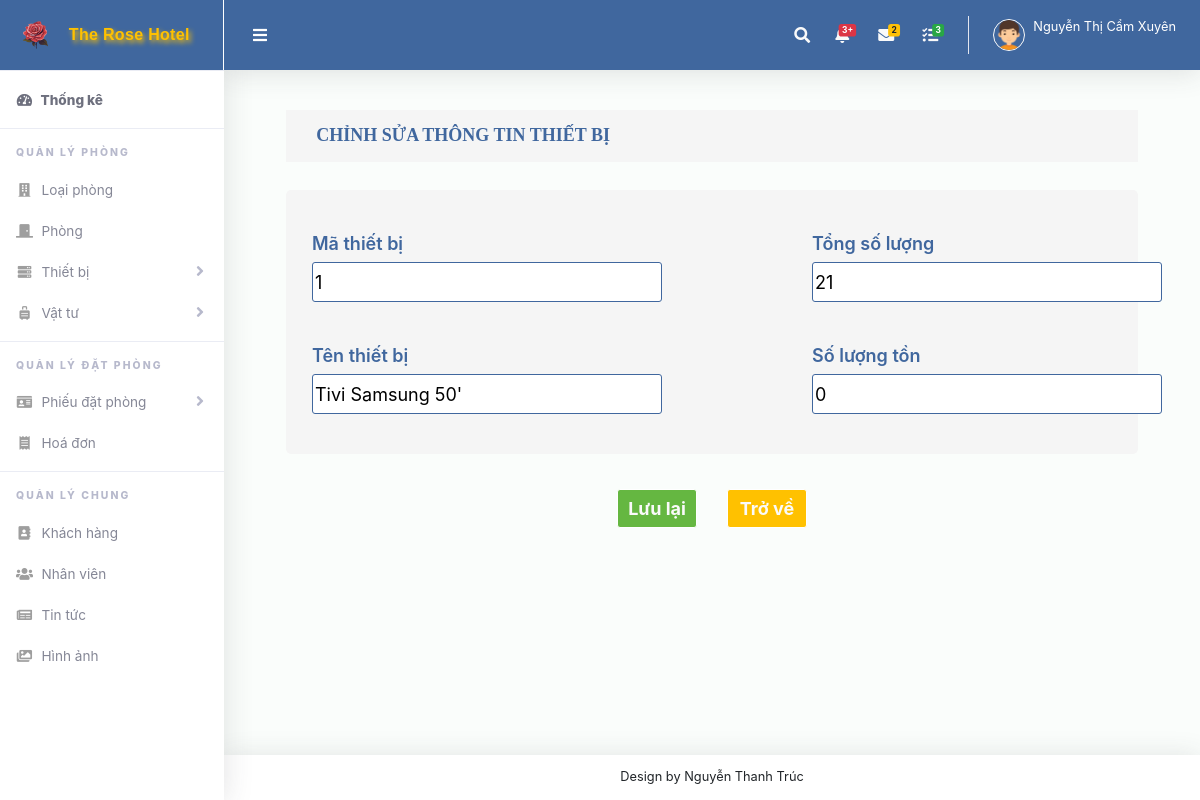
Page /suaQLTB.php?user=1 (signed in) on the committed database.
### tables this page shows
CREATE TABLE `thiet_bi` (
  `ma_thiet_bi` int(11) NOT NULL,
  `ten_thiet_bi` varchar(100) NOT NULL,
  `so_luong_tong` int(11) NOT NULL,
  `so_luong_ton` int(11) NOT NULL
);

### suaQLTB.php (the view)
<?php
include ("header.php");
include ("ketnoi.php");
$usern = $_REQUEST["user"];
$sql = "SELECT * FROM thiet_bi WHERE ma_thiet_bi = '" . $usern . "'";
$kq = mysqli_query($conn, $sql) or die("Không thể sửa thông tin thiết bị" . mysqli_error());
$row = mysqli_fetch_array($kq);
?>
<link rel="stylesheet" href="css/chinhsua.css" type="text/css" />
<form enctype="multipart/form-data" action="xulysuaQLTB.php" name="xulysuaQLTB" method="post">
    <div class="text">
        <h4>
            CHỈNH SỬA THÔNG TIN THIẾT BỊ
        </h4>
    </div>
    <div class="themmoi">
        <div class="them">
            <div class="thema">
                <span>Mã thiết bị</span>
                <input type="text" name="ma_thiet_bi" readonly value="<?php echo $row["ma_thiet_bi"]; ?>" />
            </div>
            <div class="thema">
                <span>Tên thiết bị</span>
                <input type="text" name="ten_thiet_bi" value="<?php echo $row["ten_thiet_bi"]; ?>" />
            </div>
        </div>
        <div class="them">
            <div class="thema">
                <span>Tổng số lượng</span>
                <input type="text" name="so_luong_tong" value="<?php echo $row["so_luong_tong"]; ?>" />
            </div>
            <div class="thema">
                <span>Số lượng tồn</span>
                <input type="text" name="so_luong_ton" value="<?php echo $row["so_luong_ton"]; ?>" />
            </div>
        </div>
    </div>
    <div class="luulai">
        <input type="submit" name="luu" value="Lưu lại" />
        <button type="button" onclick="window.location.href='QLTB.php'">Trở về</button>
    </div>
</form>
<?php
include ("footer.php")
    ?>

### css/chinhsua.css (style rules this page uses)
.text { height: 60px; font-size: medium; display: flex; margin-top: 40px; gap: 15px; justify-content: center; }
.text h4 { font-family: Tahoma; background-color: #F5F5F5; font-size: large; width: 90%; padding: 10px 30px; display: flex; align-items: center; color: #40679E; font-weight: bold; }
.themmoi { margin-top: 20px; background: #F5F5F5; display: flex; justify-content: center; width: 90%; margin: 20px auto; gap: 200px; padding: 40px; border-radius: 5px; }
.them { width: 300px; display: flex; flex-direction: column; gap: 40px; color: #40679E; }
.thema { display: flex; flex-direction: column; gap: 5px; font-size: large; }
.thema>span { font-weight: 600; }
input[type="text" i] { height: 40px; border: 1px solid #40679E; border-radius: 3px; color: black; width: 350px; }
.luulai { display: flex; gap: 30px; justify-content: center; align-items: center; padding: 10px 20px; }
.luulai input { margin-top: 5px; width: 80px; padding: 5px 10px; color: #fafafa; background-color: #65B741; border: 1px solid white; font-weight: bolder; border-radius: 3px; font-size: large; }
.luulai button { margin-top: 5px; width: 80px; padding: 5px 10px; color: #fafafa; background-color: #FFC100; border: 1px solid white; font-weight: bolder; border-radius: 3px; font-size: large; }

### rows in the picture
thiet_bi: ma_thiet_bi "1", ten_thiet_bi "Tivi Samsung 50'", so_luong_tong "21", so_luong_ton "0"

### other values in the picture
$_SESSION['ho_ten'] "Nguyễn Thị Cẩm Xuyên"
